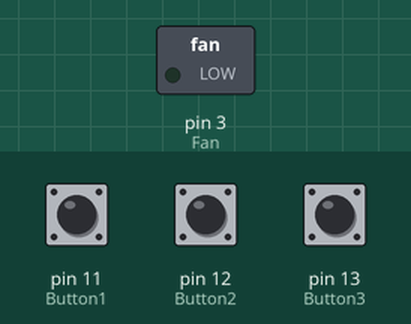
Simulated run of this sketch. Board: Arduino Uno, built with avr-gcc and run on an emulated ATmega328P. On the bench: switched loads named in the sketch (green lamp = pin HIGH). The inputs (shaded band) are chosen by the test bench; at power-on: pin 12 (Button2) HIGH, pin 13 (Button3) HIGH, pin 11 (Button1) HIGH.

Above: at 1.2 s.
1.3 s: pin 12 (Button2) pulled LOW for 0.15 s
At 2.1 s:
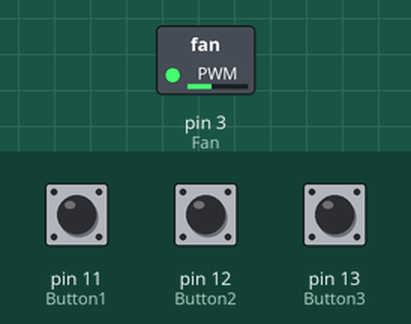
2.9 s: pin 13 (Button3) pulled LOW for 0.15 s
At 3.4 s:
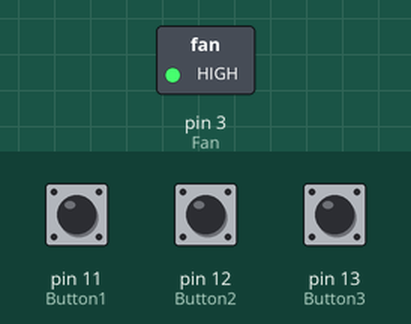
4.5 s: pin 11 (Button1) pulled LOW for 0.15 s
At 5.7 s:
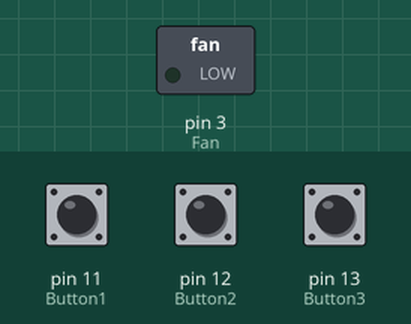
6.1 s: pin 12 (Button2) pulled LOW for 1 s
At 6.6 s:
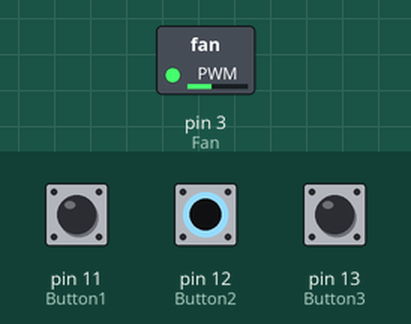
8.6 s: pin 11 (Button1) pulled LOW for 1 s
At 9.9 s:
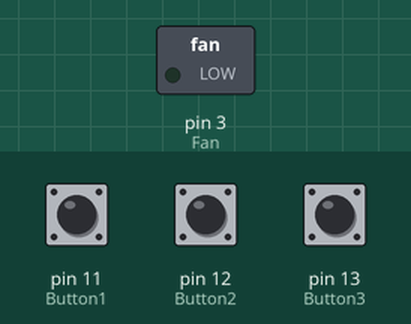
Timing chart, 0 to 11.6 s (numbered marks = the images above; inputs shaded):
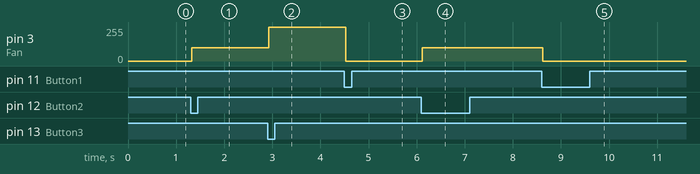

The sketch:

Speed_fan.ino
```cpp
//-----------------------------
//Constant pins buttons and fan
//-----------------------------
const int Button1 = 11;
const int Button2 = 12;
const int Button3 = 13;
const int Fan = 3;

//-----------------------------
//Setting pins
//-----------------------------

void setup() {
  //Serial.begin(9600);//Debug
  pinMode (Button1, INPUT_PULLUP);
  pinMode (Button2, INPUT_PULLUP);
  pinMode (Button3, INPUT_PULLUP);
  pinMode (Fan, OUTPUT);
}

byte Speed;//Var speed fan

//-----------------------------
//Function scan button
//-----------------------------

byte Button()
{
  if (digitalRead (Button1) == LOW)
  {
    Speed = 0;
  }

  if (digitalRead (Button2) == LOW)
  {
    Speed = 100;
  }

  if (digitalRead (Button3) == LOW)
  {
    Speed = 255;
  }
  delay(10);
  return Speed;
}

//-----------------------------
//General loop
//-----------------------------

void loop()
{
  Button();
  analogWrite (Fan, Button());
  //-----------------------------
  //DEBUG
  //-----------------------------
  /*
    Serial.print("Speed ");
    Serial.println(Button());
    Serial.print("sign ");
    Serial.println(analogRead(A0));
  */
}
```

Measured:
- after the input at 1.3 s, pin 3 (Fan): 0/255 → 100/255 at once
- after the input at 2.9 s, pin 3 (Fan): 100/255 → 255/255 at once
- after the input at 4.5 s, pin 3 (Fan): 255/255 → 0/255 at once
- after the input at 6.1 s, pin 3 (Fan): 0/255 → 100/255 at once
- after the input at 8.6 s, pin 3 (Fan): 100/255 → 0/255 at once
